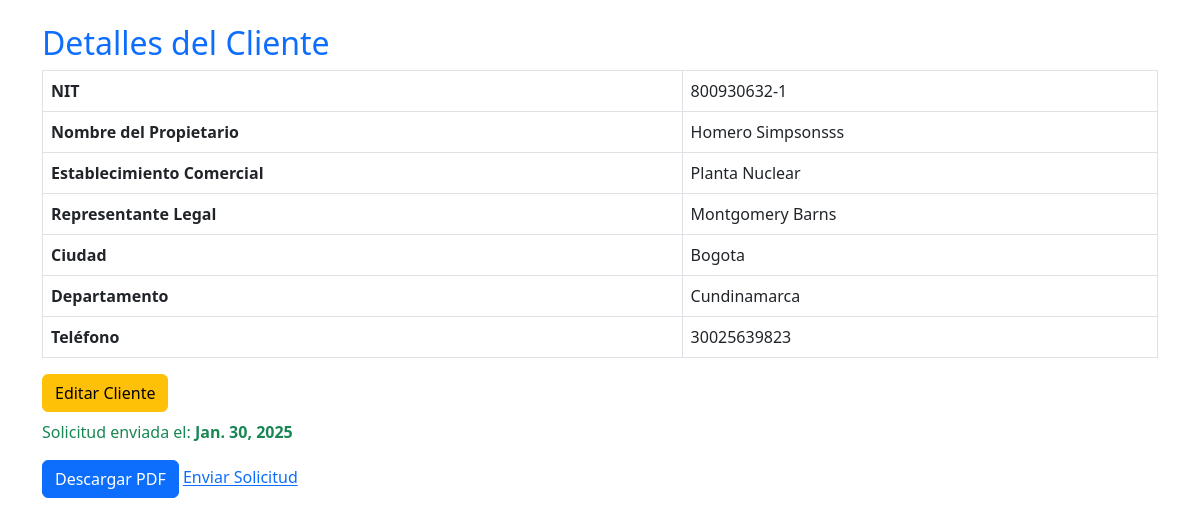
/clientes/clientes/ver/1/, run on an earlier commit of the app's database.
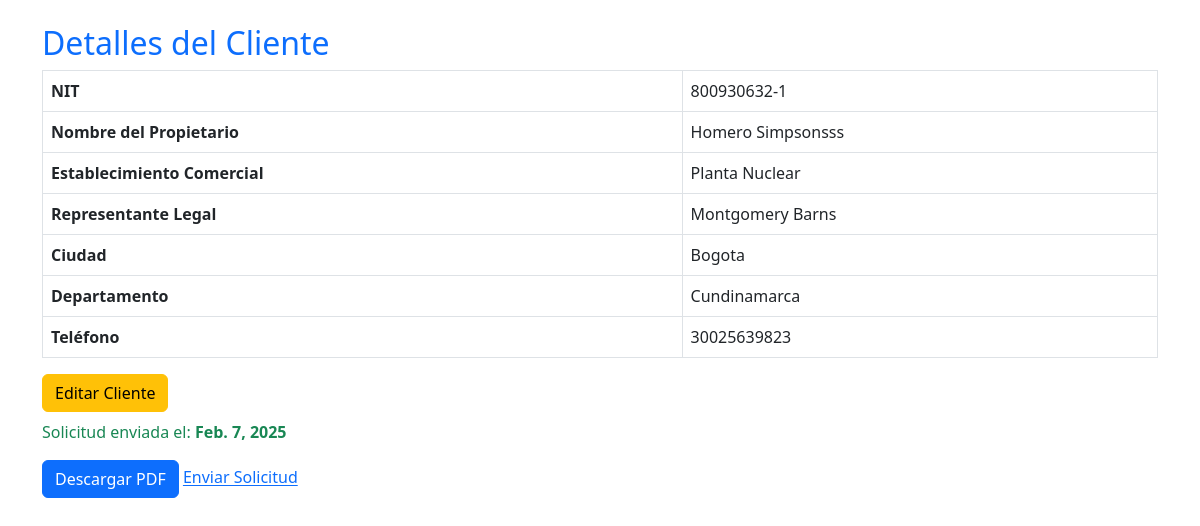
And on a later commit of the database.
### solicitudes/models.py (models this page shows, shortened)
class Cliente(models.Model):
    nit = models.CharField(max_length=20, unique=True)  # Nit único
    nombre_propietario = models.CharField(max_length=100)
    nombre_establecimiento = models.CharField(max_length=100)
    representante_legal = models.CharField(max_length=100)
    cedula_ciudadania = models.CharField(max_length=20)
    ciudad = models.CharField(max_length=100)
    departamento = models.CharField(max_length=100)
    direccion = models.CharField(max_length=200)
    representante_organismo = models.CharField(max_length=100)
    cargo = models.CharField(max_length=50)
    telefono_fijo = models.CharField(max_length=20, blank=True, null=True)
    telefono_celular = models.CharField(max_length=20)
    correo_electronico = models.EmailField()
    nivel_cea = models.CharField(max_length=50, choices=NIVELES_CEA)
    cantidad_vehiculos = models.IntegerField(null=True, blank=True)
    cantidad_instructores = models.IntegerField(null=True, blank=True)
    categorias_certificar = models.ManyToManyField(Categoria, blank=True)
    certificado_conformidad = models.CharField(max_length=2, choices=CERTIFICADO_CONFORMIDAD_CHOICES, default="No")
    nombre_ente_certificador = models.CharField(max_length=100, blank=True, null=True)  # Se llena si es "Sí"
    fecha_solicitud = models.DateField(null=True, blank=True)  # Se establece solo cuando se envía la solicitud

### solicitudes/views.py (the view)
# urls.py: path('clientes/ver/<int:cliente_id>/', views.ver_cliente, name='ver_cliente'),
def ver_cliente(request, cliente_id):
    cliente = get_object_or_404(Cliente, id=cliente_id)
    return render(request, 'solicitudes/ver_cliente.html', {'cliente': cliente})

### solicitudes/templates/solicitudes/ver_cliente.html (shortened to what this page needs)
<!DOCTYPE html>
<html lang="es">
<head>
    <link rel="stylesheet" href="https://cdn.jsdelivr.net/npm/bootstrap@5.3.0/dist/css/bootstrap.min.css">
</head>
<body class="container mt-4">
    <h2 class="text-primary">Detalles del Cliente</h2>
    <table class="table table-bordered">
        <tr>
            <th>NIT</th>
            <td>{{ cliente.nit }}</td>
        </tr>
        <tr>
            <th>Nombre del Propietario</th>
            <td>{{ cliente.nombre_propietario }}</td>
        </tr>
        <tr>
            <th>Establecimiento Comercial</th>
            <td>{{ cliente.nombre_establecimiento }}</td>
        </tr>
        <tr>
            <th>Representante Legal</th>
            <td>{{ cliente.representante_legal }}</td>
        </tr>
        <tr>
            <th>Ciudad</th>
            <td>{{ cliente.ciudad }}</td>
        </tr>
        <tr>
            <th>Departamento</th>
            <td>{{ cliente.departamento }}</td>
        </tr>
        <tr>
            <th>Teléfono</th>
            <td>{{ cliente.telefono_celular }}</td>
        </tr>
    </table>
    <div class="mt-3">
        <a href="{% url 'editar_cliente' cliente.id %}" class="btn btn-warning">Editar Cliente</a>
        {% if not cliente.fecha_solicitud %}
            <form action="{% url 'enviar_solicitud' cliente.id %}" method="post" class="d-inline">
                {% csrf_token %}
                <button type="submit" class="btn btn-success">Enviar Solicitud</button>
            </form>
        {% else %}
            <p class="text-success mt-2">Solicitud enviada el: <strong>{{ cliente.fecha_solicitud }}</strong></p>
            <a href="{% url 'generar_solicitud_pdf' cliente.id %}" class="btn btn-primary">Descargar PDF</a>
            <a href="{% url 'enviar_solicitud' cliente.id %}">Enviar Solicitud</a>
        {% endif %}
    </div>
</body>
</html>

What changed in the data, as far as the page shows it:
changed Cliente "Homero Simpsonsss": fecha_solicitud "Jan. 30, 2025" → "Feb. 7, 2025"
